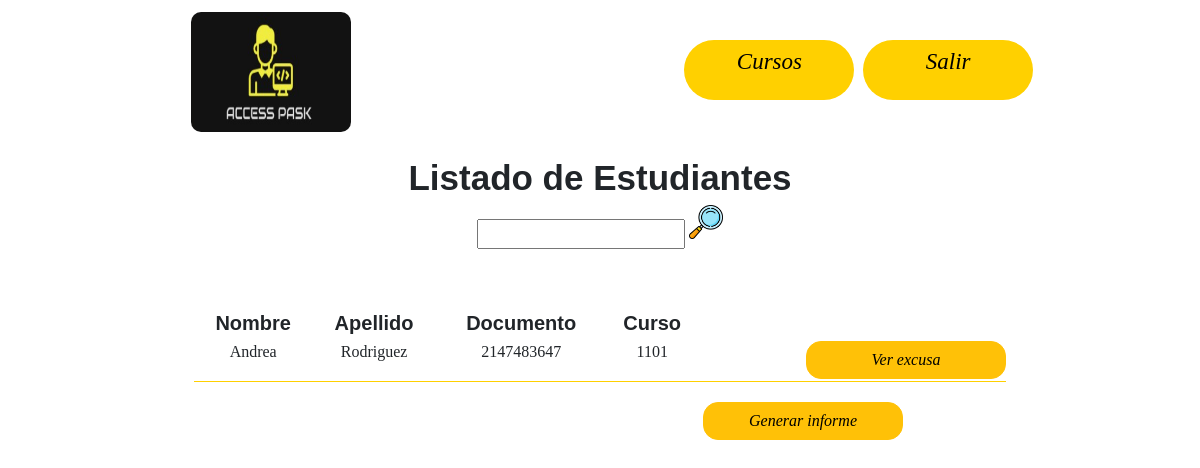
The app's page /vistas/excest.php?id=1101 (signed in) with its own data.
### tables this page shows
CREATE TABLE `usuario` (
  `idDoc` int(3) DEFAULT NULL,
  `documento` int(50) NOT NULL,
  `idRol` int(11) DEFAULT NULL,
  `idCurso` int(15) DEFAULT NULL,
  `Nombre` varchar(100) DEFAULT NULL,
  `Apellido` varchar(50) DEFAULT NULL,
  `contraseña` varbinary(100) DEFAULT NULL,
  `idEst` int(11) NOT NULL,
  `idCor` int(11) NOT NULL,
  `correo` varchar(100) DEFAULT NULL
);

### vistas/excest.php (the view, shortened to what this page needs)
<!DOCTYPE html>
<html lang="es">
<head>
    <link rel="stylesheet" type="text/css" href="../stylos/PRF5.css">
    <link href="https://cdn.jsdelivr.net/npm/bootstrap@5.1.3/dist/css/bootstrap.min.css" rel="stylesheet"
>
</head>
<body>
<header class="cuadro_texto">
    <img src="../img/pask.png" alt="logo accespask">
    <div class="iconos">
    <div class="menu">
      <center>
        <ul>
<ul>
    <li><a href="../vistas/PRF.php">Cursos</a></li>
    <li><a href="../modelo/cerrar_sesion.php" img src="../img/salir.png">Salir</a> </li>
</ul>
</header>
<main>
        <div class="nom">
          Listado de Estudiantes
        </div>
            <form method="POST" action="../vistas/estbusq.php"> <input type="text" name='Filtro' required>  <input type="image" src="../img/lupa.png" width="3%" ></form>
            <table >
            <thead>
                <tr>
                    <th class= "text1">Nombre</th>
                    <th class= "text1"> Apellido</th>
                    <th class= "text1">Documento</th>
                    <th class= "text1">Curso</th>
                    <th></th>
                </tr>
                </thead>
                <tbody>
                <?php
                $curso= $_GET["id"];
                $host="localhost";
                $user="root";
                $pass="";
                $bd="accesspask";
                $con=mysqli_connect($host,$user,$pass);
                mysqli_select_db($con,$bd);
         $consulta= "Select * from usuario where idCurso=$curso";
         $filas=mysqli_query($con, $consulta);
         while ($dato=mysqli_fetch_array($filas))
        {
            echo"<tr><td>".$dato['Nombre']."</p></td>";
            echo"<td>".$dato['Apellido']."</p></td>";
            echo"<td>".$dato['documento']."</p></td>";
            echo"<td>".$dato['idCurso']."</p></td>";
            ?>
            <td><a href="../controlador/buscar.php?id=<?php echo $dato['documento']?>" class="btn btn-warning" style="width: 200px;border-radius: 15px;padding-bottom: 30px;">Ver excusa</a></td></tr>
            <?php }?>
            </tbody>
     </table>
     <td><a  class="btn btn-warning" style="border-radius: 15px;width: 200px;padding-bottom: 30px;" data-bs-toggle="modal" data-bs-target="#static22">Generar informe</a></td></tr>
       <?php include("../Reportes/rep2.php"); ?>
</body>
</html>

### records on screen
usuario: Nombre "Andrea", Apellido "Rodriguez", documento "2147483647", idCurso "1101"
